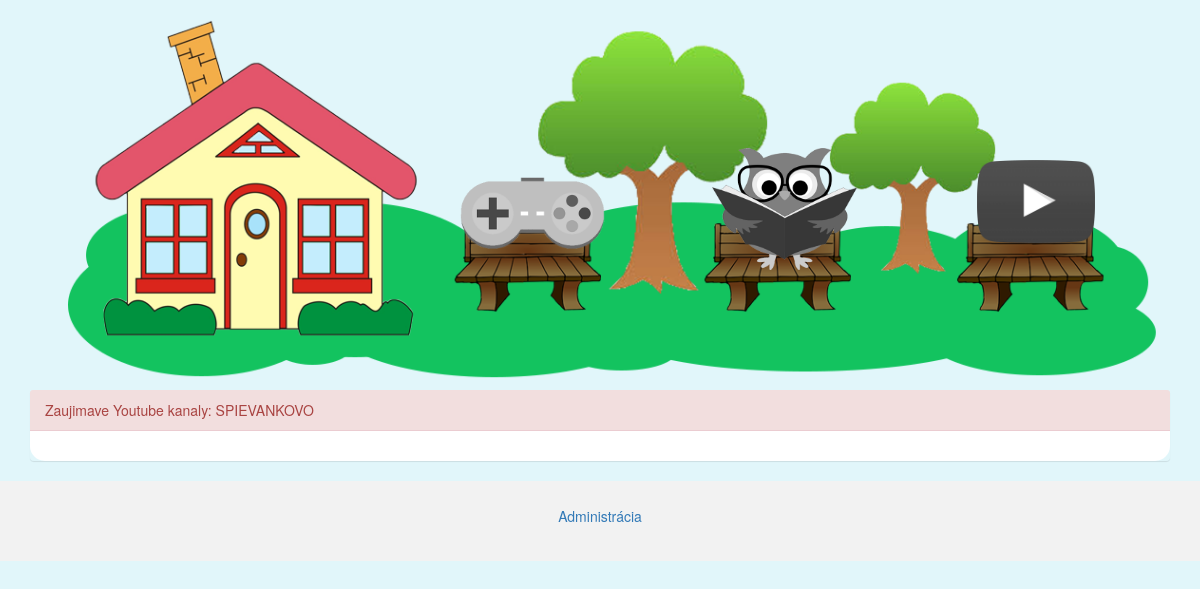
The page /videos/index.php?channel=2 on the database as committed earlier.
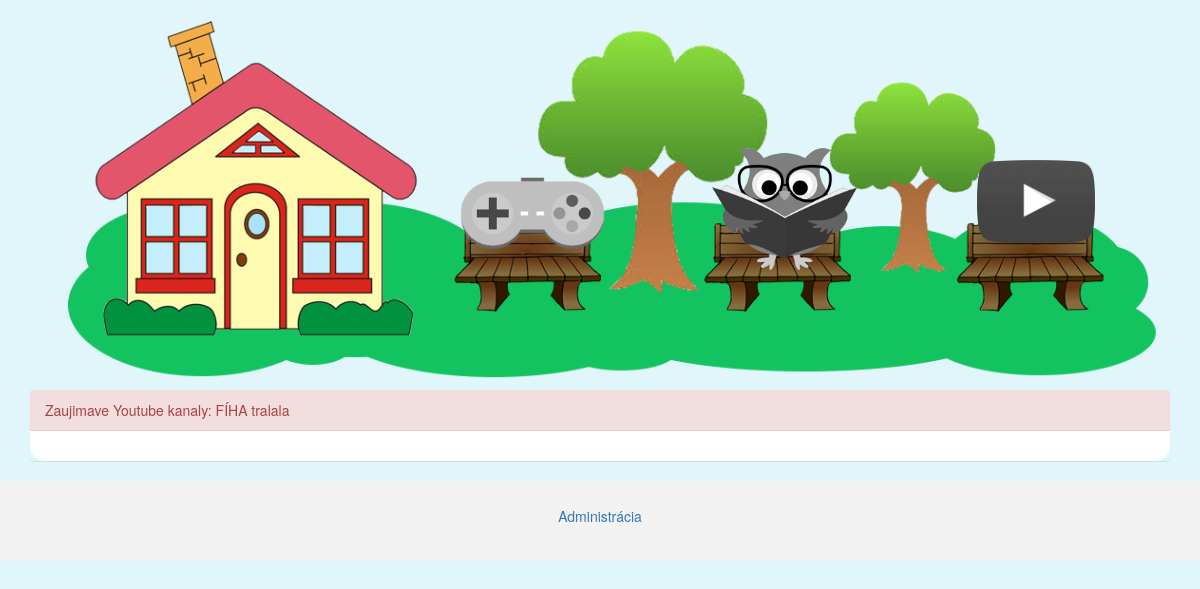
The same page on the database as committed later.
### tables this page shows
CREATE TABLE `video_channels` (
  `id` int(10) UNSIGNED NOT NULL,
  `name` varchar(50) NOT NULL,
  `ytb_id` varchar(200) DEFAULT NULL,
  `video_title` varchar(200) DEFAULT NULL,
  `banner_path` varchar(300) NOT NULL
);

### videos/getChannelVideos.php (the view, shortened to what this page needs)
<?php
include '../db/connect.php';
if(isset($_GET['channel'])){
    $channel = $_GET['channel'];
}
$select_channel = "SELECT * FROM video_channels WHERE id=$channel";
$result = mysqli_query($conn, $select_channel);
while ($row = mysqli_fetch_assoc($result)) {
    $title = $row['video_title'];
}
echo "
    <div class='panel panel-danger'>
        <div class='panel-heading'>Zaujimave Youtube kanaly: ".$title."</div>
        <div class='panel-body'>
";
echo "</div></div>";
?>

Rows that differ between the two databases and show on the page:
changed video_channels: video_title "SPIEVANKOVO" → "FÍHA tralala"
